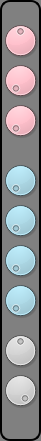
   <widget class="QGroupBox" name="groupBox_9">
    <property name="geometry">
     <rect>
      <x>480</x>
      <y>130</y>
      <width>41</width>
      <height>441</height>
     </rect>
    </property>
    <property name="styleSheet">
     <string notr="true">border: 2px solid black; border-radius: 10; background-color: gray</string>
    </property>
    <property name="title">
     <string/>
    </property>
    <widget class="QDial" name="dial_pitch_9">
     <property name="geometry">
      <rect>
       <x>0</x>
       <y>20</y>
       <width>41</width>
       <height>41</height>
      </rect>
     </property>
     <property name="styleSheet">
      <string notr="true">background-color: pink</string>
     </property>
     <property name="minimum">
      <number>-500</number>
     </property>
     <property name="maximum">
      <number>500</number>
     </property>
    </widget>
    <widget class="QDial" name="dial_ramp_amount_9">
     <property name="geometry">
      <rect>
       <x>0</x>
       <y>60</y>
       <width>41</width>
       <height>41</height>
      </rect>
     </property>
     <property name="styleSheet">
      <string notr="true">background-color: pink</string>
     </property>
     <property name="maximum">
      <number>1000</number>
     </property>
    </widget>
    <widget class="QDial" name="dial_ramp_decay_9">
     <property name="geometry">
      <rect>
       <x>0</x>
       <y>100</y>
       <width>41</width>
       <height>41</height>
      </rect>
     </property>
     <property name="styleSheet">
      <string notr="true">background-color: pink</string>
     </property>
     <property name="maximum">
      <number>1000</number>
     </property>
    </widget>
    <widget class="QDial" name="dial_fm_amount_9">
     <property name="geometry">
      <rect>
       <x>0</x>
       <y>160</y>
       <width>41</width>
       <height>41</height>
      </rect>
     </property>
     <property name="autoFillBackground">
      <bool>false</bool>
     </property>
     <property name="styleSheet">
      <string notr="true">background-color: lightblue</string>
     </property>
     <property name="maximum">
      <number>1000</number>
     </property>
    </widget>
    <widget class="QDial" name="dial_5_fm_freq_9">
     <property name="geometry">
      <rect>
       <x>0</x>
       <y>200</y>
       <width>41</width>
       <height>41</height>
      </rect>
     </property>
     <property name="styleSheet">
      <string notr="true">background-color: lightblue</string>
     </property>
     <property name="maximum">
      <number>1000</number>
     </property>
    </widget>
    <widget class="QDial" name="dial_fm_decay_9">
     <property name="geometry">
      <rect>
       <x>0</x>
       <y>240</y>
       <width>41</width>
       <height>41</height>
      </rect>
     </property>
     <property name="styleSheet">
      <string notr="true">background-color: lightblue</string>
     </property>
     <property name="maximum">
      <number>1000</number>
     </property>
    </widget>
    <widget class="QDial" name="dial_fm_feedback_9">
     <property name="geometry">
      <rect>
       <x>0</x>
       <y>280</y>
       <width>41</width>
       <height>41</height>
      </rect>
     </property>
     <property name="styleSheet">
      <string notr="true">background-color: lightblue</string>
     </property>
     <property name="maximum">
      <number>1000</number>
     </property>
    </widget>
    <widget class="QDial" name="dial_amp_decay_9">
     <property name="geometry">
      <rect>
       <x>0</x>
       <y>330</y>
       <width>41</width>
       <height>41</height>
      </rect>
     </property>
     <property name="styleSheet">
      <string notr="true">background-color: lightgray</string>
     </property>
     <property name="maximum">
      <number>1000</number>
     </property>
     <property name="value">
      <number>500</number>
     </property>
    </widget>
    <widget class="QDial" name="dial_volume_9">
     <property name="geometry">
      <rect>
       <x>0</x>
       <y>370</y>
       <width>41</width>
       <height>41</height>
      </rect>
     </property>
     <property name="styleSheet">
      <string notr="true">background-color: lightgray</string>
     </property>
     <property name="maximum">
      <number>1000</number>
     </property>
     <property name="value">
      <number>1000</number>
     </property>
    </widget>
   </widget>
